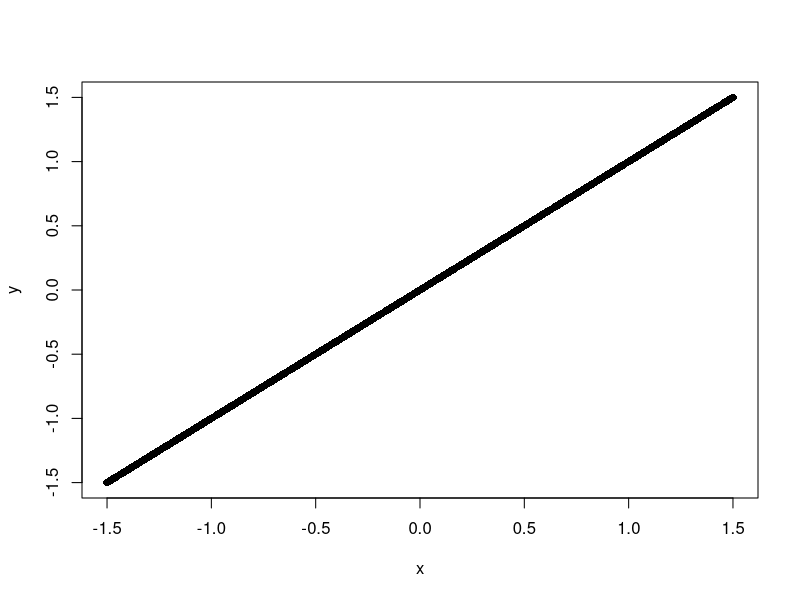
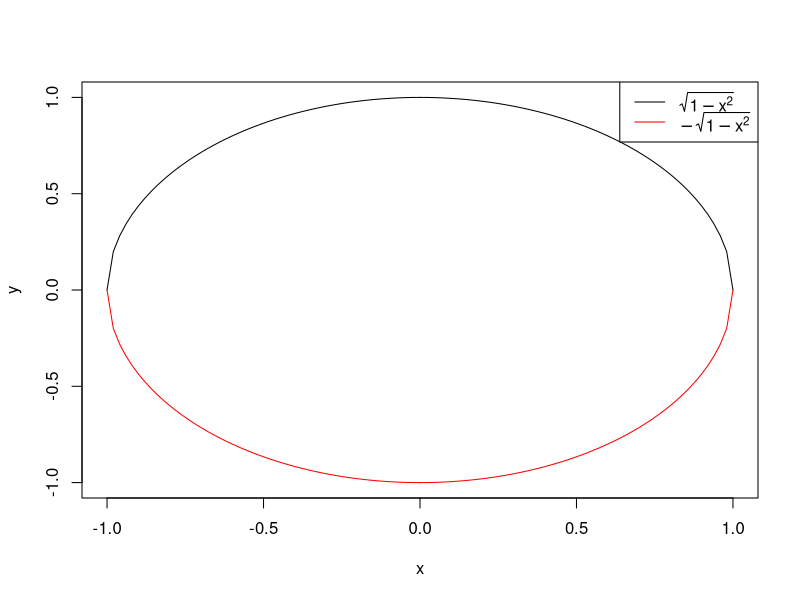
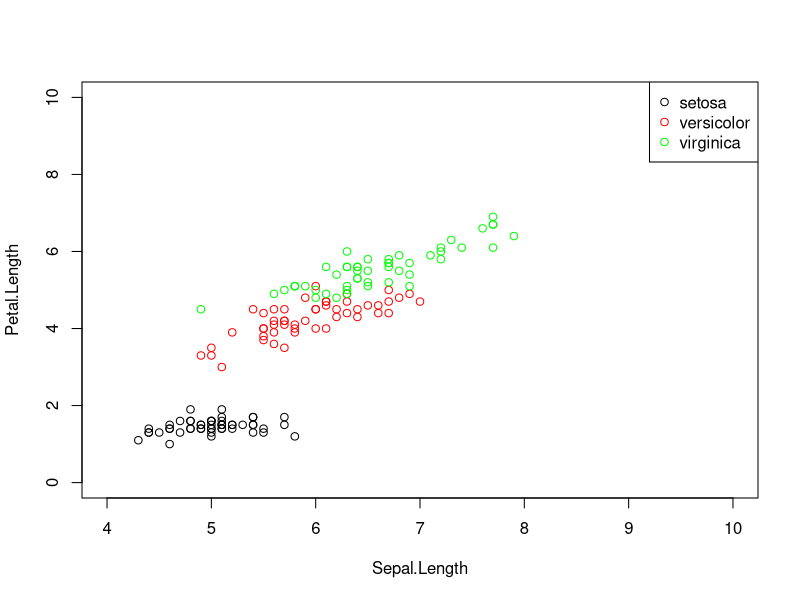
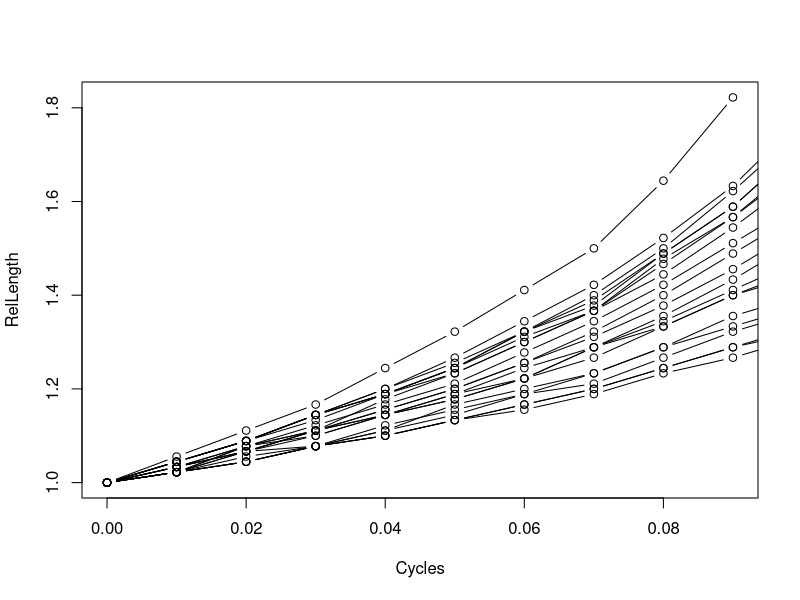
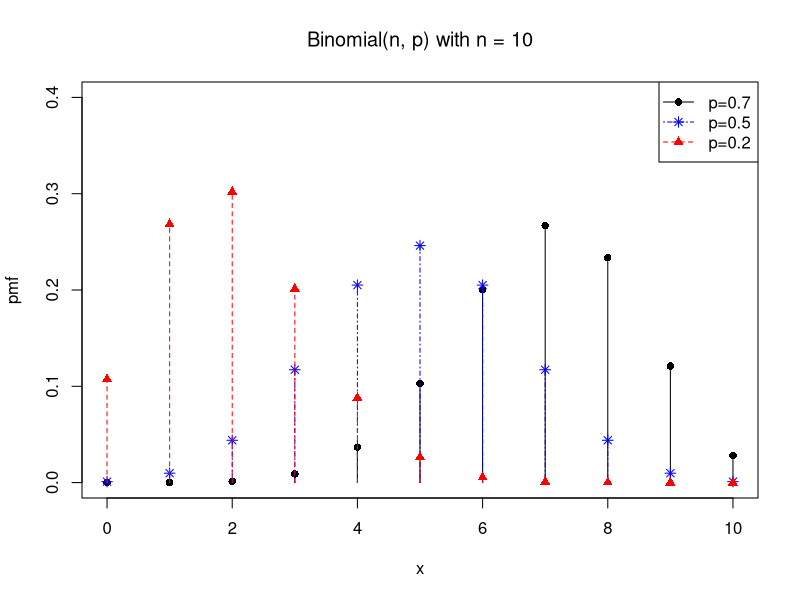
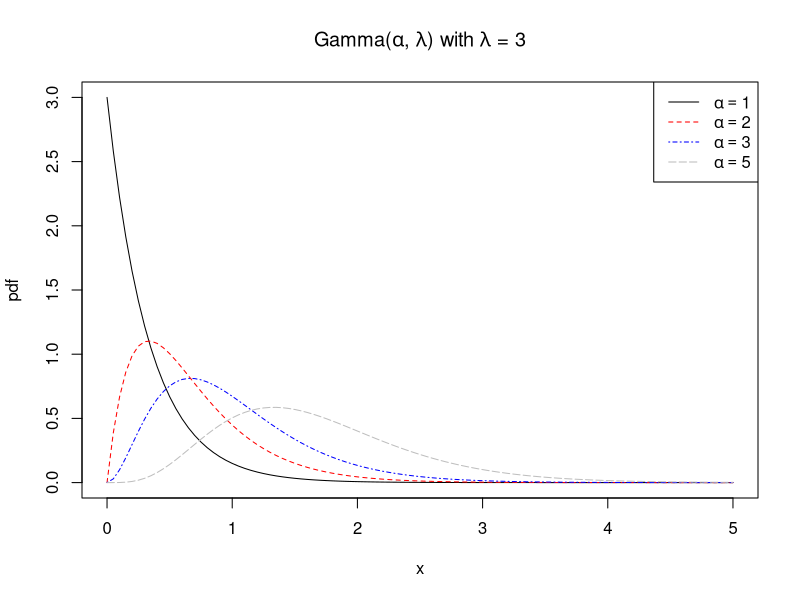
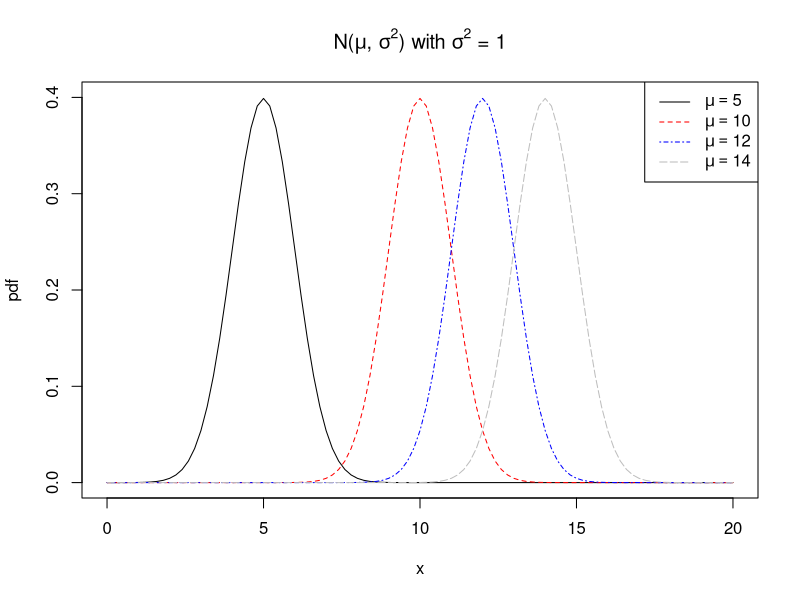
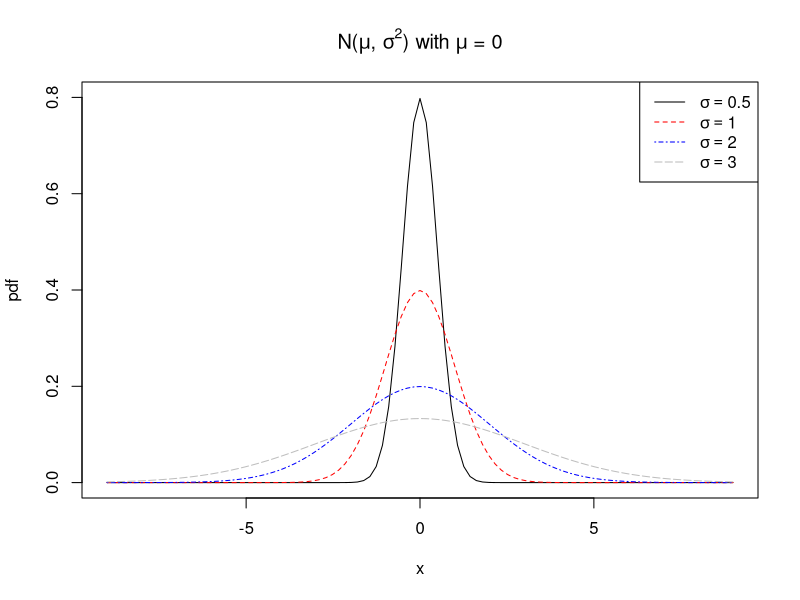

Generate these figures, in order, with R:
## ---- chunk 1
x <- seq(-1.5, 1.5, 0.01) ; y <- seq(-1.5, 1.5, 0.01)
combi <- cbind(x, y)
plot(combi, pch=16, col='black', xlab='x', ylab='y')
## ---- chunk 2
curve(sqrt( 1-x^2 ), col="black", xlim=c(-1,1), ylim=c(-1,1), xlab='x', ylab='y')
curve((-sqrt( 1-x^2 )), col="red", add=TRUE)
legend("topright", c(expression(sqrt(1-x^2)), expression(-sqrt(1-x^2))), col=c("black","red"), lty=c(1, 1))
## ---- chunk 3
data.le <- iris
setosa <- grep('setosa', data.le$Species, ignore.case = TRUE)
setosa_data <-  data.le[setosa,]
versicolor <- grep('versicolor', data.le$Species, ignore.case = TRUE)
versicolor_data <-  data.le[versicolor,]
virginica <- grep('virginica', data.le$Species, ignore.case = TRUE)
virginica_data <-  data.le[virginica,]

plot(setosa_data$Sepal.Length, setosa_data$Petal.Length, pch=1, col='black', xlim=c(4,10), ylim=c(0,10), xlab='Sepal.Length', ylab='Petal.Length')
points(versicolor_data$Sepal.Length, versicolor_data$Petal.Length, pch=1, col='red', xlab='Sepal.Length', ylab='Petal.Length')
points(virginica_data$Sepal.Length, virginica_data$Petal.Length, pch=1, col='green', xlab='Sepal.Length', ylab='Petal.Length')
legend("topright", c("setosa", "versicolor", "virginica"), col=c("black","red","green"), pch=c(1,1,1))
## ---- chunk 4
library("nlme")
data.4 <- Fatigue
first <- data.4[ which(data.4$Path==1), ]
plot(first$cycles,first$relLength, type = "b", xlab='Cycles', ylab='RelLength')

for (n in 2:length(unique(data.4$Path))) {
  dataforPath <- data.4[ which(data.4$Path==n), ]
  points(dataforPath$cycles, dataforPath$relLength, type = "b")
}
## ---- chunk 5
plot(c(0:10), dbinom(c(0:10), 10, 0.7), pch=16, col='black', xlim=c(0,10), ylim=c(0,0.4), xlab='x', ylab='pmf')
segments(0:10, 0, 0:10, dbinom(c(0:10), 10, 0.7), col='black', lty=1)
points(c(0:10), dbinom(c(0:10), 10, 0.5), pch=8, col='blue')
segments(0:10, 0, 0:10, dbinom(c(0:10), 10, 0.5), col='blue', lty=4)
points(c(0:10), dbinom(c(0:10), 10, 0.2), pch=17, col='red')
segments(0:10, 0, 0:10, dbinom(c(0:10), 10, 0.2), col='red', lty=2)

legend("topright", c("p=0.7", "p=0.5", "p=0.2"), col=c("black","blue","red"), lty=c(1, 4, 2), pch=c(16, 8, 17))
title(expression('Binomial(n, p) with n = 10'))
## ---- chunk 6
curve(dgamma(x, 1,3), 0, 5, col="black", xlim=c(0,5), ylim=c(0,3), xlab='x', ylab='pdf')
curve(dgamma(x, 2,3), 0, 5, col="red" , lty=2, add=TRUE)
curve(dgamma(x, 3,3), 0, 5, col="blue", lty=4, add=TRUE)
curve(dgamma(x, 5,3), 0, 5, col="grey", lty=5, add=TRUE)

legend("topright", c(expression(alpha==1), expression(alpha==2),  expression(alpha==3), expression(alpha==5)), col=c("black","red","blue","grey"), lty=c(1, 2, 4, 5))
title(expression(paste("Gamma(", alpha , ", ", lambda, ") with ", lambda, " = 3"))) 

## ---- chunk 7
curve(dnorm(x, 5, 1), col="black", xlim=c(0,20), ylim=c(0,0.4), xlab='x', ylab='pdf')
curve(dnorm(x, 10, 1), 0, 20, col="red" , lty=2, add=TRUE)
curve(dnorm(x, 12, 1), 0, 20, col="blue", lty=4, add=TRUE)
curve(dnorm(x, 14, 1), 0, 20, col="grey", lty=5, add=TRUE)

legend("topright", c(expression(mu==5), expression(mu==10), expression(mu==12), expression(mu==14)), col=c("black","red","blue","grey"), lty=c(1, 2, 4, 5))
title(expression(paste("N(", mu, ", ", sigma^2, ") with ", sigma^2, " = 1"))) 
## ---- chunk 8
curve(dnorm(x, 0, 0.5), col="black", xlim=c(-9,9), ylim=c(0,0.8), xlab='x', ylab='pdf')
curve(dnorm(x, 0, 1), -9, 9, col="red" , lty=2, add=TRUE)
curve(dnorm(x, 0, 2), -9, 9, col="blue", lty=4, add=TRUE)
curve(dnorm(x, 0, 3), -9, 9, col="grey", lty=5, add=TRUE)

legend("topright", c(expression(sigma==0.5), expression(sigma==1), expression(sigma==2), expression(sigma==3)), col=c("black","red","blue","grey"), lty=c(1, 2, 4, 5))
title(expression(paste("N(", mu, ", ", sigma^2, ") with ", mu, " = 0")))
